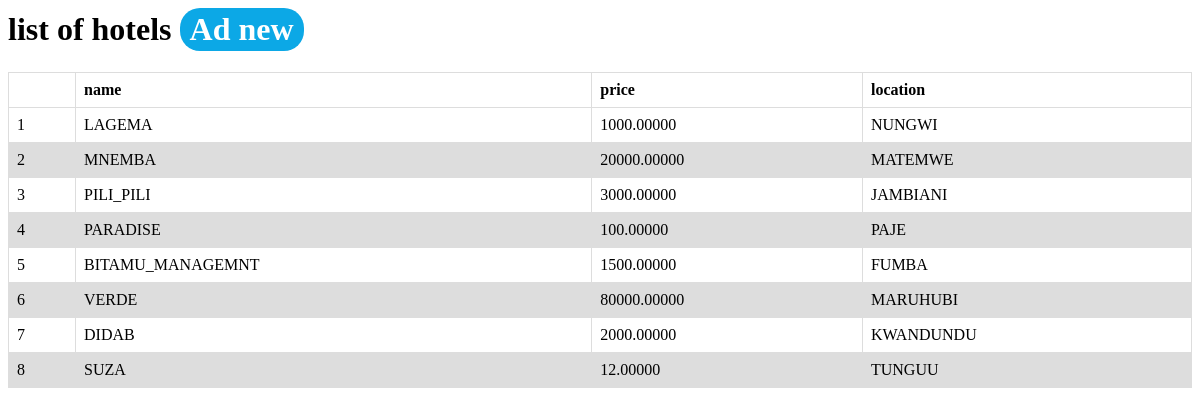
Screenshot of /hotellist with the database file from the repository.
### calc/models.py (models this page shows, shortened)
class Hotel(models.Model):
    hotel_id =models.AutoField(primary_key=True)
    name = models.CharField(max_length=250)
    price = models.DecimalField(max_digits=10, decimal_places=5)
    location = models.CharField(max_length=250)

### calc/views.py (the view)
# urls.py: path('hotellist',views.hotellist,name='hotellist')
def hotellist(request):
    hotel=Hotel.objects.all()
    return render(request=request,template_name="hotellist.html",context={"hotel":hotel})

### calc/templates/hotellist.html (shortened to what this page needs)
{% load static%}{% block pageContent%}
<html>
<head>
</head>
<body>
    <h1> list of hotels <a class="link" href="hotelDetails">Ad new</a></h1>
    <div>
        <table>
            <thead>
                <tr>
                    <th></th>
                    <th>name</th>
                    <th>price</th>
                    <th>location</th>
                </tr>
            </thead>
            <tbody>
                {% for data in hotel %}
                <tr>
                    <td>{{forloop.counter}}</td>
                    <td>{{data.name}}</td>
                    <td>{{data.price}}</td>
                    <td>{{data.location}}</td>
                </tr>
                {%endfor%}
            </tbody>
        </table>
    </div>
</body>
</html>
{% endblock pageContent%}

### calc/templates/hotellist.html (style rules this page uses)
table { font-famliy: arial,sans-serif; border-collapse: collapse; width: 100%; }
td,th { border: 1px solid #dddddd; text-align: left; padding: 8px; }
tr:nth-child(even) { background-color: #dddddd; }
.link { text-decoration: none; background-color: #0ca8e6; color: white; borde: 2px mintcream; padding: 3px 10px; text-align: center; display: inline-block; border-radius: 20px; }

### rows the page displays
Hotel: name "LAGEMA", price "1000.00000", location "NUNGWI"
Hotel: name "MNEMBA", price "20000.00000", location "MATEMWE"
Hotel: name "PILI_PILI", price "3000.00000", location "JAMBIANI"
Hotel: name "PARADISE", price "100.00000", location "PAJE"
Hotel: name "BITAMU_MANAGEMNT", price "1500.00000", location "FUMBA"
Hotel: name "VERDE", price "80000.00000", location "MARUHUBI"
Hotel: name "DIDAB", price "2000.00000", location "KWANDUNDU"
Hotel: name "SUZA", price "12.00000", location "TUNGUU"
